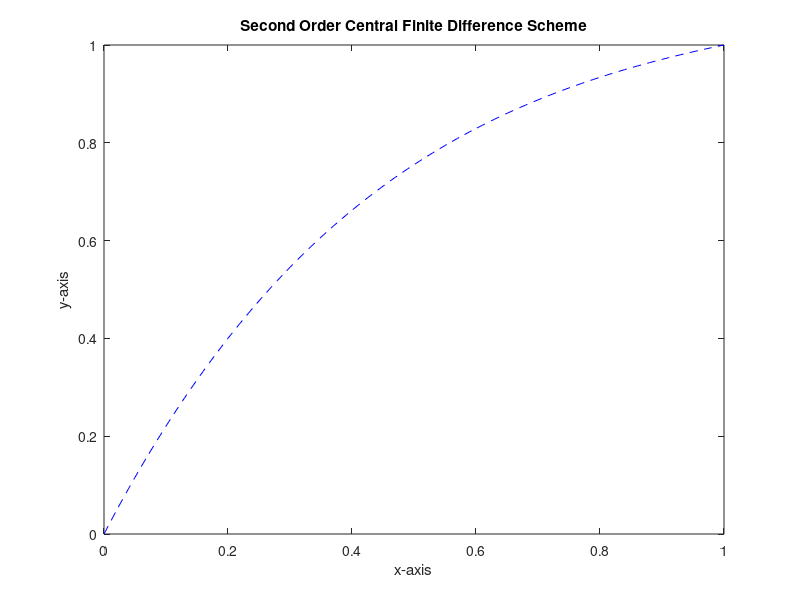

Reproduce this figure in MATLAB.
clear
close all

a = 0;
b = 1;
y_a = 0;
y_b = 1;
h = 0.01;
n = (b - a) / h + 1;

%y = sym('y', [1, n - 1]);
% eqns = [-(2 - h ^ 2) * y(1) + (1 + (h / 2) * 2) * y(2) == (h ^ 2) * x(1), 
%     (1 - (h / 2) * 2) * y(1:end - 2) - (2 - h ^ 2) * y(2:end - 1) + (1 + (h / 2) * 2) * y(3:end) == ];
% 
% [A, B] = equationsToMatrix(eqns);
% y_sol = linsolve([A, B]);
% 
% y = [y_a, y_sol.', y_b];

x = linspace(a, b, n);

A = zeros(n - 2, n - 2);
B = zeros(n - 2, 1);
for i = 1:(n - 2)
    for j = 1:(n - 2)
        if i == j
            A(i, j) = - (2 - (h ^ 2));
        elseif j == i + 1
            A(i, j) = 1 + h;
        elseif j == i - 1
            A(i, j) = 1 - h;
        end
    end

    if i == 1
        B(i, 1) = (h ^ 2) * x(i + 1) - (1 - (h / 2) * 2) * y_a;
    elseif i == (n - 2)
        B(i, 1) = (h ^ 2) * x(i + 1) - (1 + (h / 2) * 2) * y_b;
    else
        B(i, 1) = (h ^ 2) * x(i + 1);
    end
end

y_sol = A\B;
y = [y_a, y_sol.', y_b];

plot(x, y, '--b');
xlabel('x-axis');
ylabel('y-axis');
title('Second Order Central Finite Difference Scheme');
